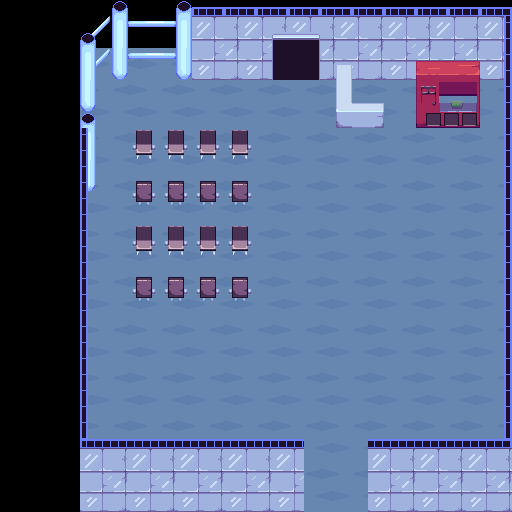

This game map was drawn from its Tiled (.tmx) file and the tilesets committed beside it. A one-line description and the trimmed map source follow:
An orthogonal 32x32 tile map with 16x16 px tiles, 5 tile layers (background, midground, buildings, foreground, ...), 2 tilesets and 1 object.

<map version="1.2" tiledversion="1.3.0" orientation="orthogonal" renderorder="right-down" compressionlevel="0" width="32" height="32" tilewidth="16" tileheight="16" infinite="0" nextlayerid="13" nextobjectid="86">
 <tileset firstgid="1" source="BackgroundMasterSpriteSheet.tsx" />
 <tileset firstgid="10001" source="ForegroundTileset.tsx" />
 <layer id="1" name="background" width="32" height="32">
  <data>[1024 cells, 783 non-empty, 9 distinct tile ids]</data>
 </layer>
 <layer id="3" name="midground" width="32" height="32">
  <data>[1024 cells, 100 non-empty, 23 distinct tile ids]</data>
 </layer>
 <layer id="2" name="buildings" width="32" height="32">
  <data>[1024 cells, 8 non-empty, 8 distinct tile ids]</data>
 </layer>
 <layer id="4" name="foreground" width="32" height="32">
  <data>[1024 cells, 205 non-empty, 52 distinct tile ids]</data>
 </layer>
 <layer id="6" name="front" width="32" height="32">
  <data>[1024 cells, 75 non-empty, 12 distinct tile ids]</data>
 </layer>
 <objectgroup id="5" name="Portal">
  <object id="85" x="318" y="483" width="34" height="27">
   <properties>
    <property name="portal" value="Haneda,TestIsland,false,0,-112" />
   </properties>
  </object>
 </objectgroup>
 <objectgroup id="12" name="CharacterSpawnZone" />
 <objectgroup id="9" name="SpecialZone" />
 <objectgroup id="11" name="MusicZones" />
 <objectgroup id="10" name="ComplexShapes" />
</map>
